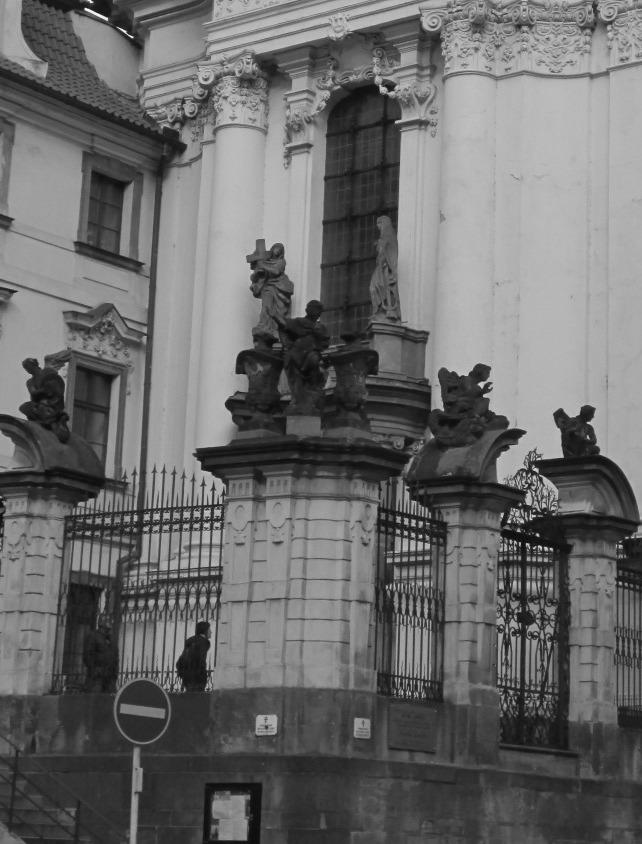
%> input picture HW_monadic/images/CM1.jpg, 642 x 844 px
$ octave hw_monadic_ops_4.m   (GNU Octave 9; MATLAB toolbox functions it lacks are replaced by stand-ins)
%> lines starting %> are read from the running program, lines starting %| are printed output that depends on the picture
### HW_monadic/get_image.m
function img = get_image(fname)
%> called with fname = 'images/CM1.jpg'
% INPUT:
%   'fname': a full path to the file
% OUTPUT:
%   'img': a 2D matrix with an image.
%       class(img) is double. 'img' is normalized to range [0, 1].
%       If 'fname' is a color image, the color channels are
%       averaged so that 'img' is grayscale.
    img = imread(fname);
%> img is the input picture: size 844x642 uint8; min 0, max 255, mean 106.9

    img = im2double(img);  % that is equivalent to double(img)/255 for 8-bit images.
%> img: size 844x642 double
%> call 2 of get_image, with fname = 'images/CM2.jpg'
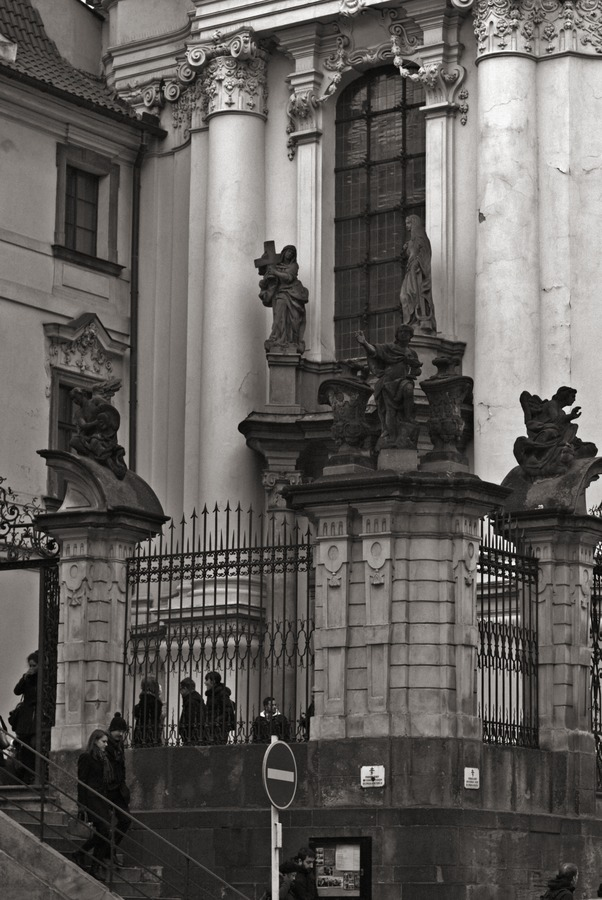
%> input picture HW_monadic/images/CM2.jpg, 602 x 900 px
%> in get_image, img is the input picture: size 900x602x3 uint8; mean R, G, B 97.9, 94.6, 91.5
    % if the image has color channels, convert it to grayscale.
    % average the channels:
    if ndims(img) == 3  % image is RGB
        img = rgb2gray(img);
    end
end

### HW_monadic/image_hist_cdf.m
function [bin_centers, h, cdf] = image_hist_cdf(im, Nbins)
%> called with Nbins = 256
% function [bin_centers, h, cdf] = image_hist_cdf(im, Nbins)
% INPUT:
% im: image is assumed to be of float type (single or double)
%   and in range <0, 1>.
%
% Nbins: required number of bins of histogram. Must be >1.
%
% OUTPUT:
%
% the bins have uniform widths, the first and last ones are at
% 0 and 1, respectively.
%
% bin_centers: locations of bins.
% h: counts in histogram bins
% cdf: cumulative distribution function. sum(cdf) = 1.

bin_centers = linspace(0, 1, Nbins);
h = hist(im(:), bin_centers); h = h / sum(h);
%> after `h = hist(im(:), bin_centers)`: h = 256 values, max 8871 at index 183, min 0 at index 228, mean 2116.6
%> after `h = h / sum(h)`: h = 256 values, max 0.0164 at index 183, min 0 at index 228, mean 0.00391
cdf = cumsum(h); cdf=cdf/cdf(end);
%> after `cdf = cumsum(h)`: cdf = 256 values from 3.69e-06 to 1

### HW_monadic/showim_hist_cdf.m
function [fig] = showim_hist_cdf(img, operation_ref, range)
% function showim_hist_cdf(img)
% shows the image img, its histogram and CDF.

if ~exist('range', 'var')
    range = [0 1];
end

fig = figure;
subplot(2,2,1);
image(repmat(img, [1 1 3]));
axis image off;

Nbins = 256;
[bin_centers, h, cdf] = image_hist_cdf(img, Nbins);
%> bin_centers = 256 values from 0 to 1; cdf = 256 values from 3.69e-06 to 1
subplot(2,2,2);
bar(bin_centers, h);
title('histogram');
xlabel('intensity');
ylabel('frequency');

ax = subplot(2,2,3);
plot(bin_centers, cdf);
title('CDF');
xlabel('intensity');
axis equal
xlim(ax, [0, 1]); ylim(ax, [0, 1]);

xval = linspace(range(1), range(2), 256);
should_plot_op = true;
if exist('operation_ref', 'var')
    if isa(operation_ref, 'function_handle')
        yval = operation_ref(xval);
    else
        should_plot_op = false;
    end
else
    yval = xval;
end
if should_plot_op
    ax = subplot(2,2,4);
    plot(xval, yval);
    axis equal
    xlim(ax, [0, 1]); ylim(ax, [0, 1]);
    xlabel('input intensity (I)')
    ylabel('transformed intensity T(I)')
    title('Transformation function');
end

### HW_monadic/match_hists.m
function img_matched = match_hists(img, img_target, intensity_levels)
    if ~exist('intensity_levels', 'var')
        intensity_levels = 256;
    end

    % get both CDFs
    % TODO

    % create histogram matching lookup table
    matching_lut = zeros(intensity_levels, 1);
    % TODO

    % match the histograms
    img_matched = img;  % TODO: replace with a histogram matching algorithm

end

### HW_monadic/hw_monadic_ops_4.m
image_name = 'images/CM1.jpg';  % image to open and transform
image_target_name = 'images/CM2.jpg';  % image to open and transform

%% load, match and show images
img = get_image(image_name);
img_target = get_image(image_target_name);
img_matched = match_hists(img, img_target);

fh = showim_hist_cdf(img, false);
%> fh = 1
set(fh, 'Name', 'Original image');
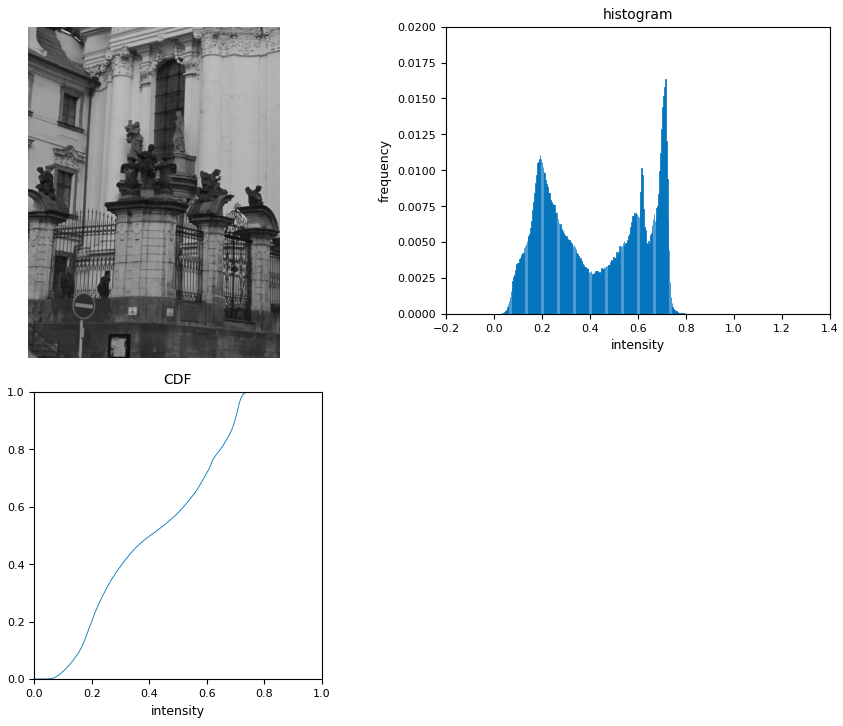
%> figure redrawn from the program's plot data, 3 panels
fh = showim_hist_cdf(img_target, false);
%> fh = 2
set(fh, 'Name', 'Target image');
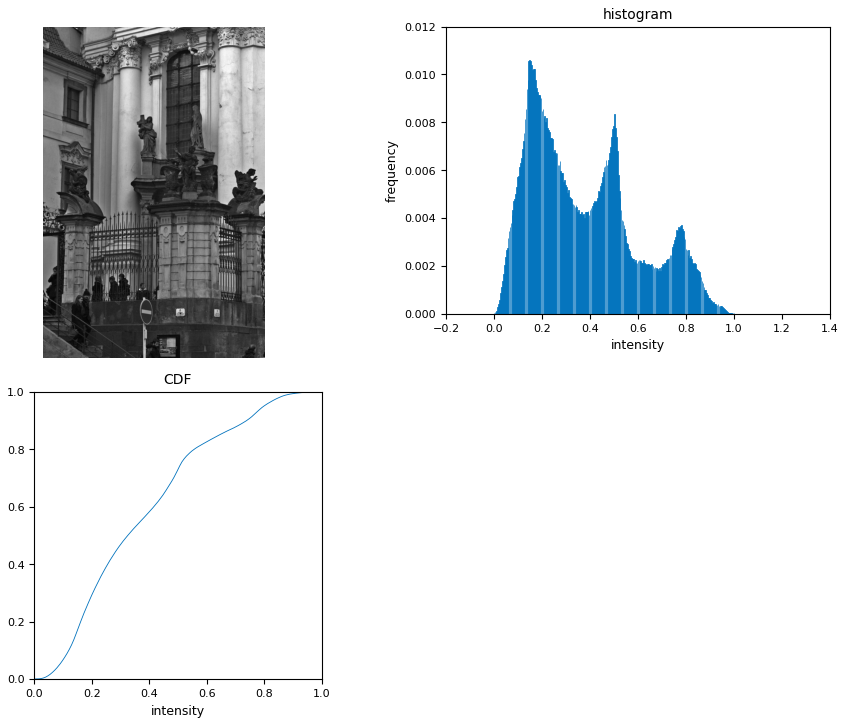
%> figure redrawn from the program's plot data, 3 panels
fh = showim_hist_cdf(img_matched, false);
%> fh = 3
set(fh, 'Name', 'Matched image');
